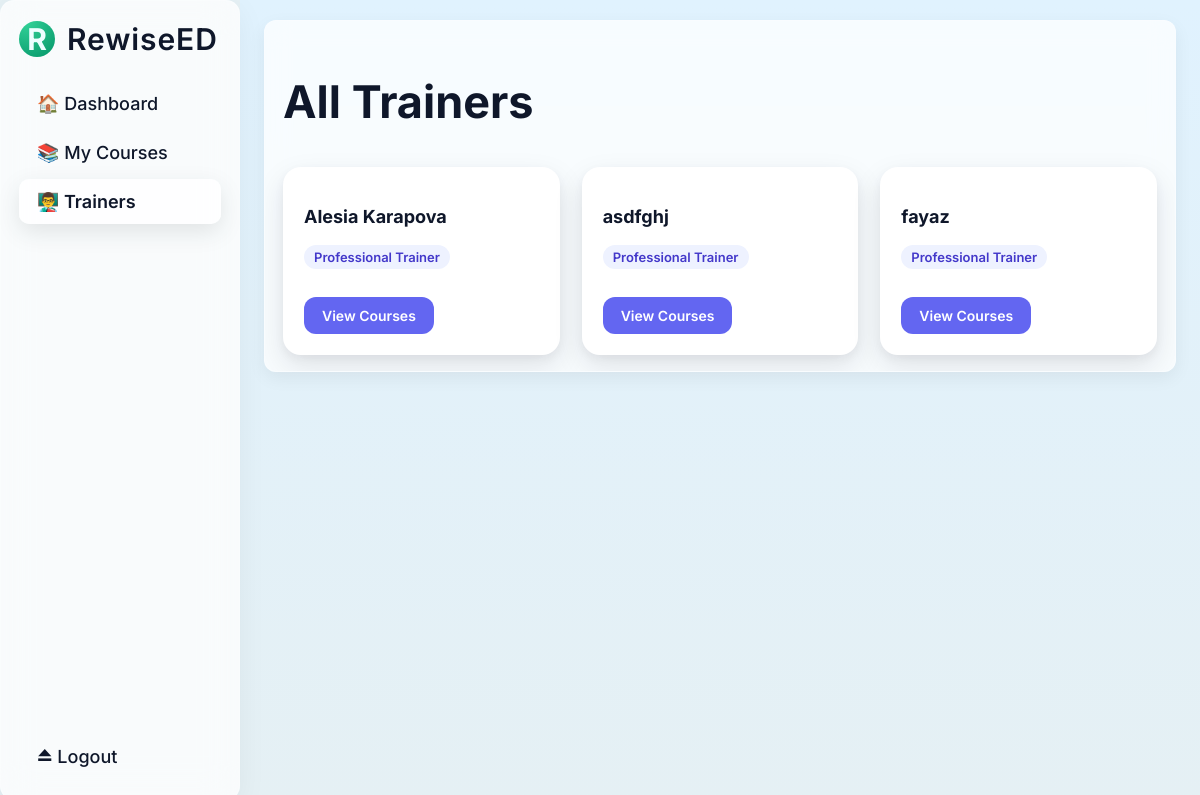
Screenshot of /student/trainers (signed in) with the database file from the repository.
### app.py (models this page shows, shortened)
class User(db.Model):
    __tablename__ = "user"
    id = db.Column(db.Integer, primary_key=True)
    email = db.Column(db.String(120), unique=True, nullable=False)
    name = db.Column(db.String(80), nullable=False)
    password_hash = db.Column(db.String(128), nullable=False)
    role = db.Column(db.String(20), nullable=False, default="student")
    headline = db.Column(db.String(120), nullable=True)      # e.g. "Senior Data Science Trainer"
    bio = db.Column(db.Text, nullable=True)                  # long about text
    years_experience = db.Column(db.Integer, nullable=True)  # e.g. 5
    primary_domains = db.Column(db.String(255), nullable=True)   # "Data Science, Web Development"
    teaching_styles = db.Column(db.String(255), nullable=True)   # "Project-based, Beginner-friendly"
    languages = db.Column(db.String(120), nullable=True)         # "English, Hindi"
    location = db.Column(db.String(120), nullable=True)          # "Pune, India"
    timezone = db.Column(db.String(50), nullable=True)           # "Asia/Kolkata"
    accepting_new_students = db.Column(db.Boolean, nullable=False, default=True)
    linkedin_url = db.Column(db.String(255), nullable=True)
    github_url = db.Column(db.String(255), nullable=True)
    portfolio_url = db.Column(db.String(255), nullable=True)
    notify_on_enroll = db.Column(db.Boolean, nullable=False, default=True)
    notify_on_submission = db.Column(db.Boolean, nullable=False, default=True)
    notify_on_completion = db.Column(db.Boolean, nullable=False, default=True)
    summary_frequency = db.Column(db.String(20), nullable=False, default="weekly")  # daily/weekly/none
    payout_method = db.Column(db.String(20), nullable=True)  # "bank", "upi", "both"
    bank_account_name = db.Column(db.String(120), nullable=True)
    bank_account_number = db.Column(db.String(50), nullable=True)
    bank_ifsc = db.Column(db.String(20), nullable=True)
    bank_name = db.Column(db.String(120), nullable=True)
    upi_id = db.Column(db.String(120), nullable=True)
    courses = db.relationship("Course", backref="trainer", lazy=True)

### app.py (the view)
@app.route("/student/trainers")
@login_required(role="student")
def student_trainers(current_user):
    trainers = User.query.filter_by(role="trainer").all()
    return render_template("student_trainers.html", trainers=trainers)

### templates/student_trainers.html (shortened to what this page needs)
{% extends "base.html" %}
{% block content %}
<div class="student-page">
  <div class="dashboard-page">
    <aside class="sidebar">
      <div class="sidebar-header">
        <div class="brand">
          <div class="brand-logo">R</div>
          <span class="brand-name">RewiseED</span>
        </div>
      </div>
      <nav class="sidebar-nav">
        <a href="{{ url_for('student_dashboard') }}" class="nav-item">🏠 Dashboard</a>
        <a href="{{ url_for('student_courses') }}" class="nav-item">📚 My Courses</a>
        <a href="{{ url_for('student_trainers') }}" class="nav-item active">👨‍🏫 Trainers</a>
      </nav>
      <div class="sidebar-footer">
        <a href="{{ url_for('logout') }}" class="nav-item logout">⏏ Logout</a>
      </div>
    </aside>
    <main class="main-content">
      <section class="panel full">
        <h2>All Trainers</h2>
        {% if trainers %}
        <div class="trainer-grid">
          {% for t in trainers %}
          <div class="trainer-card">
            <div class="trainer-header">
              <h3 class="trainer-name">{{ t.name }}</h3>
              <span class="trainer-role">
                {{ t.headline or "Professional Trainer" }}
              </span>
            </div>
            <div class="trainer-actions">
              <a href="{{ url_for('student_trainer_courses', trainer_id=t.id) }}"
                 class="btn-primary">
                View Courses
              </a>
            </div>
          </div>
          {% endfor %}
        </div>
        {% else %}
          <p>No trainers available.</p>
        {% endif %}
      </section>
    </main>
  </div>
</div>
{% endblock %}

### templates/student_trainers.html (style rules this page uses)
.student-page { background: #eef6fb; min-height: 100vh; color: #0f172a; }
.trainer-grid { display: grid; grid-template-columns: repeat(auto-fill, minmax(260px, 1fr)); gap: 22px; }
.trainer-card { background: #ffffff; border-radius: 18px; padding: 20px; box-shadow: 0 12px 30px rgba(15, 23, 42, 0.10), 0 4px 10px rgba(15, 23, 42, 0.05); transition: transform .35s ease, box-shadow .35s ease; }
.trainer-header h3 { color: #0f172a; font-size: 18px; font-weight: 700; }
.trainer-role { display: inline-block; margin-top: 4px; font-size: 13px; color: #4338ca; background: #eef2ff; padding: 4px 10px; border-radius: 999px; font-weight: 600; }
.trainer-actions { margin-top: 14px; }
.btn-primary { background: #6366f1; color: #ffffff !important; border-radius: 12px; padding: 10px 18px; font-weight: 600; display: inline-block; text-decoration: none; transition: transform .25s ease, box-shadow .25s ease; }
.trainer-card *, .student-page * { text-shadow: none !important; }

### rows the page displays
User: name "Alesia Karapova", headline "Professional Trainer"
User: name "asdfghj", headline "Professional Trainer"
User: name "fayaz", headline "Professional Trainer"
